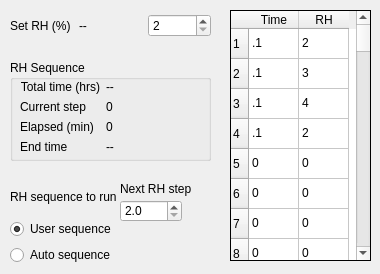
     <widget class="QWidget" name="rh_gen_tab">
      <attribute name="title">
       <string>RH ctrl</string>
      </attribute>
      <widget class="QWidget" name="gridLayoutWidget_7">
       <property name="geometry">
        <rect>
         <x>10</x>
         <y>10</y>
         <width>201</width>
         <height>31</height>
        </rect>
       </property>
       <layout class="QGridLayout" name="gridLayout_2">
        <item row="0" column="0">
         <widget class="QLabel" name="set_rh_label">
          <property name="text">
           <string>Set RH (%)</string>
          </property>
         </widget>
        </item>
        <item row="0" column="1">
         <widget class="QLabel" name="rh_display">
          <property name="toolTip">
           <string>&lt;html&gt;&lt;head/&gt;&lt;body&gt;&lt;p&gt;The actual humidity measured by the RH-200 humidity gnerator.&lt;/p&gt;&lt;/body&gt;&lt;/html&gt;</string>
          </property>
          <property name="text">
           <string>--    </string>
          </property>
         </widget>
        </item>
        <item row="0" column="2">
         <widget class="QSpinBox" name="set_rh">
          <property name="toolTip">
           <string>&lt;html&gt;&lt;head/&gt;&lt;body&gt;&lt;p&gt;Set the relative humidity using the RH-200 humidity generator. This is set automatically when a humidity sequence is running.&lt;/p&gt;&lt;/body&gt;&lt;/html&gt;</string>
          </property>
          <property name="minimum">
           <number>2</number>
          </property>
          <property name="singleStep">
           <number>1</number>
          </property>
          <property name="value">
           <number>2</number>
          </property>
         </widget>
        </item>
       </layout>
      </widget>
      <widget class="QGroupBox" name="rh_seq_groupbox">
       <property name="geometry">
        <rect>
         <x>10</x>
         <y>60</y>
         <width>201</width>
         <height>101</height>
        </rect>
       </property>
       <property name="title">
        <string>RH Sequence</string>
       </property>
       <widget class="QWidget" name="formLayoutWidget_3">
        <property name="geometry">
         <rect>
          <x>10</x>
          <y>20</y>
          <width>171</width>
          <height>105</height>
         </rect>
        </property>
        <layout class="QFormLayout" name="seq_indicator_grid">
         <item row="0" column="0">
          <widget class="QLabel" name="tot_seq_time_label">
           <property name="text">
            <string>Total time (hrs)</string>
           </property>
           <property name="alignment">
            <set>Qt::AlignRight|Qt::AlignTrailing|Qt::AlignVCenter</set>
           </property>
          </widget>
         </item>
         <item row="0" column="1">
          <widget class="QLabel" name="tot_rh_seq_time">
           <property name="toolTip">
            <string>Total length of RH sequence in hours.</string>
           </property>
           <property name="text">
            <string>--</string>
           </property>
          </widget>
         </item>
         <item row="1" column="0">
          <widget class="QLabel" name="current_step_label">
           <property name="text">
            <string>Current step</string>
           </property>
           <property name="alignment">
            <set>Qt::AlignRight|Qt::AlignTrailing|Qt::AlignVCenter</set>
           </property>
          </widget>
         </item>
         <item row="1" column="1">
          <widget class="QLabel" name="rh_seq_step">
           <property name="toolTip">
            <string>Current step number of the RH sequence.</string>
           </property>
           <property name="text">
            <string>0</string>
           </property>
          </widget>
         </item>
         <item row="2" column="0">
          <widget class="QLabel" name="elapsed_seq_time_label">
           <property name="text">
            <string>Elapsed (min)</string>
           </property>
          </widget>
         </item>
         <item row="2" column="1">
          <widget class="QLabel" name="elapsed_rh_seq_time">
           <property name="toolTip">
            <string>Elapsed time of the RH sequence.</string>
           </property>
           <property name="text">
            <string>0</string>
           </property>
          </widget>
         </item>
         <item row="3" column="0">
          <widget class="QLabel" name="seq_end_time_label">
           <property name="text">
            <string>End time</string>
           </property>
          </widget>
         </item>
         <item row="3" column="1">
          <widget class="QLabel" name="seq_end_time_display">
           <property name="toolTip">
            <string>Estimated time of completion for the RH sequence.</string>
           </property>
           <property name="text">
            <string>--</string>
           </property>
          </widget>
         </item>
        </layout>
       </widget>
      </widget>
      <widget class="QTableWidget" name="rh_table">
       <property name="geometry">
        <rect>
         <x>230</x>
         <y>10</y>
         <width>141</width>
         <height>251</height>
        </rect>
       </property>
       <property name="font">
        <font/>
       </property>
       <property name="toolTip">
        <string>&lt;html&gt;&lt;head/&gt;&lt;body&gt;&lt;p&gt;Sequence of relative humidity to set using the RH-200 relative humidity generator. Time is measured in minutes and relativehumidity (RH) is measured in percent (%). Sequences can be cleared, exported, imported, started, and stopped using the &amp;quot;Humidity&amp;quot; tab on the top menu bar. The sequence can be previewed by selecting the &amp;quot;Preview RH sequence&amp;quot; option in the &amp;quot;RH&amp;quot; tab on the top menu bar.&lt;/p&gt;&lt;/body&gt;&lt;/html&gt;</string>
       </property>
       <property name="frameShape">
        <enum>QFrame::Box</enum>
       </property>
       <property name="frameShadow">
        <enum>QFrame::Plain</enum>
       </property>
       <property name="alternatingRowColors">
        <bool>false</bool>
       </property>
       <property name="selectionMode">
        <enum>QAbstractItemView::ExtendedSelection</enum>
       </property>
       <property name="showGrid">
        <bool>true</bool>
       </property>
       <property name="gridStyle">
        <enum>Qt::SolidLine</enum>
       </property>
       <property name="wordWrap">
        <bool>false</bool>
       </property>
       <property name="cornerButtonEnabled">
        <bool>false</bool>
       </property>
       <attribute name="horizontalHeaderCascadingSectionResizes">
        <bool>false</bool>
       </attribute>
       <attribute name="horizontalHeaderDefaultSectionSize">
        <number>50</number>
       </attribute>
       <attribute name="verticalHeaderCascadingSectionResizes">
        <bool>false</bool>
       </attribute>
       <attribute name="verticalHeaderDefaultSectionSize">
        <number>20</number>
       </attribute>
       <attribute name="verticalHeaderMinimumSectionSize">
        <number>30</number>
       </attribute>
       <attribute name="verticalHeaderShowSortIndicator" stdset="0">
        <bool>false</bool>
       </attribute>
       <row>
        <property name="text">
         <string>1</string>
        </property>
       </row>
       <row>
        <property name="text">
         <string>2</string>
        </property>
       </row>
       <row>
        <property name="text">
         <string>3</string>
        </property>
       </row>
       <row>
        <property name="text">
         <string>4</string>
        </property>
       </row>
       <row>
        <property name="text">
         <string>5</string>
        </property>
       </row>
       <row>
        <property name="text">
         <string>6</string>
        </property>
       </row>
       <row>
        <property name="text">
         <string>7</string>
        </property>
       </row>
       <row>
        <property name="text">
         <string>8</string>
        </property>
       </row>
       <row>
        <property name="text">
         <string>9</string>
        </property>
       </row>
       <row>
        <property name="text">
         <string>10</string>
        </property>
       </row>
       <row>
        <property name="text">
         <string>11</string>
        </property>
       </row>
       <row>
        <property name="text">
         <string>12</string>
        </property>
       </row>
       <row>
        <property name="text">
         <string>13</string>
        </property>
       </row>
       <row>
        <property name="text">
         <string>14</string>
        </property>
       </row>
       <row>
        <property name="text">
         <string>15</string>
        </property>
       </row>
       <row>
        <property name="text">
         <string>16</string>
        </property>
       </row>
       <row>
        <property name="text">
         <string>17</string>
        </property>
       </row>
       <row>
        <property name="text">
         <string>18</string>
        </property>
       </row>
       <row>
        <property name="text">
         <string>19</string>
        </property>
       </row>
       <row>
        <property name="text">
         <string>20</string>
        </property>
       </row>
       <row>
        <property name="text">
         <string>21</string>
        </property>
       </row>
       <row>
        <property name="text">
         <string>22</string>
        </property>
       </row>
       <row>
        <property name="text">
         <string>23</string>
        </property>
       </row>
       <row>
        <property name="text">
         <string>24</string>
        </property>
       </row>
       <row>
        <property name="text">
         <string>25</string>
        </property>
       </row>
       <row>
        <property name="text">
         <string>26</string>
        </property>
       </row>
       <row>
        <property name="text">
         <string>27</string>
        </property>
       </row>
       <row>
        <property name="text">
         <string>28</string>
        </property>
       </row>
       <row>
        <property name="text">
         <string>29</string>
        </property>
       </row>
       <row>
        <property name="text">
         <string>30</string>
        </property>
       </row>
       <row>
        <property name="text">
         <string>31</string>
        </property>
       </row>
       <row>
        <property name="text">
         <string>32</string>
        </property>
       </row>
       <row>
        <property name="text">
         <string>33</string>
        </property>
       </row>
       <row>
        <property name="text">
         <string>34</string>
        </property>
       </row>
       <row>
        <property name="text">
         <string>35</string>
        </property>
       </row>
       <row>
        <property name="text">
         <string>36</string>
        </property>
       </row>
       <row>
        <property name="text">
         <string>37</string>
        </property>
       </row>
       <row>
        <property name="text">
         <string>38</string>
        </property>
       </row>
       <row>
        <property name="text">
         <string>39</string>
        </property>
       </row>
       <row>
        <property name="text">
         <string>40</string>
        </property>
       </row>
       <row>
        <property name="text">
         <string>41</string>
        </property>
       </row>
       <row>
        <property name="text">
         <string>42</string>
        </property>
       </row>
       <row>
        <property name="text">
         <string>43</string>
        </property>
       </row>
       <row>
        <property name="text">
         <string>44</string>
        </property>
       </row>
       <row>
        <property name="text">
         <string>45</string>
        </property>
       </row>
       <row>
        <property name="text">
         <string>46</string>
        </property>
       </row>
       <row>
        <property name="text">
         <string>47</string>
        </property>
       </row>
       <row>
        <property name="text">
         <string>48</string>
        </property>
       </row>
       <row>
        <property name="text">
         <string>49</string>
        </property>
       </row>
       <row>
        <property name="text">
         <string>50</string>
        </property>
       </row>
       <row>
        <property name="text">
         <string>51</string>
        </property>
       </row>
       <row>
        <property name="text">
         <string>52</string>
        </property>
       </row>
       <row>
        <property name="text">
         <string>53</string>
        </property>
       </row>
       <row>
        <property name="text">
         <string>54</string>
        </property>
       </row>
       <row>
        <property name="text">
         <string>55</string>
        </property>
       </row>
       <row>
        <property name="text">
         <string>56</string>
        </property>
       </row>
       <row>
        <property name="text">
         <string>57</string>
        </property>
       </row>
       <row>
        <property name="text">
         <string>58</string>
        </property>
       </row>
       <row>
        <property name="text">
         <string>59</string>
        </property>
       </row>
       <row>
        <property name="text">
         <string>60</string>
        </property>
       </row>
       <column>
        <property name="text">
         <string>Time</string>
        </property>
       </column>
       <column>
        <property name="text">
         <string>RH</string>
        </property>
       </column>
       <item row="0" column="0">
        <property name="text">
         <string>.1</string>
        </property>
       </item>
       <item row="0" column="1">
        <property name="text">
         <string>2</string>
        </property>
       </item>
       <item row="1" column="0">
        <property name="text">
         <string>.1</string>
        </property>
       </item>
       <item row="1" column="1">
        <property name="text">
         <string>3</string>
        </property>
       </item>
       <item row="2" column="0">
        <property name="text">
         <string>.1</string>
        </property>
       </item>
       <item row="2" column="1">
        <property name="text">
         <string>4</string>
        </property>
       </item>
       <item row="3" column="0">
        <property name="text">
         <string>.1</string>
        </property>
       </item>
       <item row="3" column="1">
        <property name="text">
         <string>2</string>
        </property>
       </item>
       <item row="4" column="0">
        <property name="text">
         <string>0</string>
        </property>
       </item>
       <item row="4" column="1">
        <property name="text">
         <string>0</string>
        </property>
       </item>
       <item row="5" column="0">
        <property name="text">
         <string>0</string>
        </property>
       </item>
       <item row="5" column="1">
        <property name="text">
         <string>0</string>
        </property>
       </item>
       <item row="6" column="0">
        <property name="text">
         <string>0</string>
        </property>
       </item>
       <item row="6" column="1">
        <property name="text">
         <string>0</string>
        </property>
       </item>
       <item row="7" column="0">
        <property name="text">
         <string>0</string>
        </property>
       </item>
       <item row="7" column="1">
        <property name="text">
         <string>0</string>
        </property>
       </item>
       <item row="8" column="0">
        <property name="text">
         <string>0</string>
        </property>
       </item>
       <item row="8" column="1">
        <property name="text">
         <string>0</string>
        </property>
       </item>
       <item row="9" column="0">
        <property name="text">
         <string>0</string>
        </property>
       </item>
       <item row="9" column="1">
        <property name="text">
         <string>0</string>
        </property>
       </item>
       <item row="10" column="0">
        <property name="text">
         <string>0</string>
        </property>
       </item>
       <item row="10" column="1">
        <property name="text">
         <string>0</string>
        </property>
       </item>
       <item row="11" column="0">
        <property name="text">
         <string>0</string>
        </property>
       </item>
       <item row="11" column="1">
        <property name="text">
         <string>0</string>
        </property>
       </item>
       <item row="12" column="0">
        <property name="text">
         <string>0</string>
        </property>
       </item>
       <item row="12" column="1">
        <property name="text">
         <string>0</string>
        </property>
       </item>
       <item row="13" column="0">
        <property name="text">
         <string>0</string>
        </property>
       </item>
       <item row="13" column="1">
        <property name="text">
         <string>0</string>
        </property>
       </item>
       <item row="14" column="0">
        <property name="text">
         <string>0</string>
        </property>
       </item>
       <item row="14" column="1">
        <property name="text">
         <string>0</string>
        </property>
       </item>
       <item row="15" column="0">
        <property name="text">
         <string>0</string>
        </property>
       </item>
       <item row="15" column="1">
        <property name="text">
         <string>0</string>
        </property>
       </item>
       <item row="16" column="0">
        <property name="text">
         <string>0</string>
        </property>
       </item>
       <item row="16" column="1">
        <property name="text">
         <string>0</string>
        </property>
       </item>
       <item row="17" column="0">
        <property name="text">
         <string>0</string>
        </property>
       </item>
       <item row="17" column="1">
        <property name="text">
         <string>0</string>
        </property>
       </item>
       <item row="18" column="0">
        <property name="text">
         <string>0</string>
        </property>
       </item>
       <item row="18" column="1">
        <property name="text">
         <string>0</string>
        </property>
       </item>
       <item row="19" column="0">
        <property name="text">
         <string>0</string>
        </property>
       </item>
       <item row="19" column="1">
        <property name="text">
         <string>0</string>
        </property>
       </item>
       <item row="20" column="0">
        <property name="text">
         <string>0</string>
        </property>
       </item>
       <item row="20" column="1">
        <property name="text">
         <string>0</string>
        </property>
       </item>
       <item row="21" column="0">
        <property name="text">
         <string>0</string>
        </property>
       </item>
       <item row="21" column="1">
        <property name="text">
         <string>0</string>
        </property>
       </item>
       <item row="22" column="0">
        <property name="text">
         <string>0</string>
        </property>
       </item>
       <item row="22" column="1">
        <property name="text">
         <string>0</string>
        </property>
       </item>
       <item row="23" column="0">
        <property name="text">
         <string>0</string>
        </property>
       </item>
       <item row="23" column="1">
        <property name="text">
         <string>0</string>
        </property>
       </item>
       <item row="24" column="0">
        <property name="text">
         <string>0</string>
        </property>
       </item>
       <item row="24" column="1">
        <property name="text">
         <string>0</string>
        </property>
       </item>
       <item row="25" column="0">
        <property name="text">
         <string>0</string>
        </property>
       </item>
       <item row="25" column="1">
        <property name="text">
         <string>0</string>
        </property>
       </item>
       <item row="26" column="0">
        <property name="text">
         <string>0</string>
        </property>
       </item>
       <item row="26" column="1">
        <property name="text">
         <string>0</string>
        </property>
       </item>
       <item row="27" column="0">
        <property name="text">
         <string>0</string>
        </property>
       </item>
       <item row="27" column="1">
        <property name="text">
         <string>0</string>
        </property>
       </item>
       <item row="28" column="0">
        <property name="text">
         <string>0</string>
        </property>
       </item>
       <item row="28" column="1">
        <property name="text">
         <string>0</string>
        </property>
       </item>
       <item row="29" column="0">
        <property name="text">
         <string>0</string>
        </property>
       </item>
       <item row="29" column="1">
        <property name="text">
         <string>0</string>
        </property>
       </item>
       <item row="30" column="0">
        <property name="text">
         <string>0</string>
        </property>
       </item>
       <item row="30" column="1">
        <property name="text">
         <string>0</string>
        </property>
       </item>
       <item row="31" column="0">
        <property name="text">
         <string>0</string>
        </property>
       </item>
       <item row="31" column="1">
        <property name="text">
         <string>0</string>
        </property>
       </item>
       <item row="32" column="0">
        <property name="text">
         <string>0</string>
        </property>
       </item>
       <item row="32" column="1">
        <property name="text">
         <string>0</string>
        </property>
       </item>
       <item row="33" column="0">
        <property name="text">
         <string>0</string>
        </property>
       </item>
       <item row="33" column="1">
        <property name="text">
         <string>0</string>
        </property>
       </item>
       <item row="34" column="0">
        <property name="text">
         <string>0</string>
        </property>
       </item>
       <item row="34" column="1">
        <property name="text">
         <string>0</string>
        </property>
       </item>
       <item row="35" column="0">
        <property name="text">
         <string>0</string>
        </property>
       </item>
       <item row="35" column="1">
        <property name="text">
         <string>0</string>
        </property>
       </item>
       <item row="36" column="0">
        <property name="text">
         <string>0</string>
        </property>
       </item>
       <item row="36" column="1">
        <property name="text">
         <string>0</string>
        </property>
       </item>
       <item row="37" column="0">
        <property name="text">
         <string>0</string>
        </property>
       </item>
       <item row="37" column="1">
        <property name="text">
         <string>0</string>
        </property>
       </item>
       <item row="38" column="0">
        <property name="text">
         <string>0</string>
        </property>
       </item>
       <item row="38" column="1">
        <property name="text">
         <string>0</string>
        </property>
       </item>
       <item row="39" column="0">
        <property name="text">
         <string>0</string>
        </property>
       </item>
       <item row="39" column="1">
        <property name="text">
         <string>0</string>
        </property>
       </item>
       <item row="40" column="0">
        <property name="text">
         <string>0</string>
        </property>
       </item>
       <item row="40" column="1">
        <property name="text">
         <string>0</string>
        </property>
       </item>
       <item row="41" column="0">
        <property name="text">
         <string>0</string>
        </property>
       </item>
       <item row="41" column="1">
        <property name="text">
         <string>0</string>
        </property>
       </item>
       <item row="42" column="0">
        <property name="text">
         <string>0</string>
        </property>
       </item>
       <item row="42" column="1">
        <property name="text">
         <string>0</string>
        </property>
       </item>
       <item row="43" column="0">
        <property name="text">
         <string>0</string>
        </property>
       </item>
       <item row="43" column="1">
        <property name="text">
         <string>0</string>
        </property>
       </item>
       <item row="44" column="0">
        <property name="text">
         <string>0</string>
        </property>
       </item>
       <item row="44" column="1">
        <property name="text">
         <string>0</string>
        </property>
       </item>
       <item row="45" column="0">
        <property name="text">
         <string>0</string>
        </property>
       </item>
       <item row="45" column="1">
        <property name="text">
         <string>0</string>
        </property>
       </item>
       <item row="46" column="0">
        <property name="text">
         <string>0</string>
        </property>
       </item>
       <item row="46" column="1">
        <property name="text">
         <string>0</string>
        </property>
       </item>
       <item row="47" column="0">
        <property name="text">
         <string>0</string>
        </property>
       </item>
       <item row="47" column="1">
        <property name="text">
         <string>0</string>
        </property>
       </item>
       <item row="48" column="0">
        <property name="text">
         <string>0</string>
        </property>
       </item>
       <item row="48" column="1">
        <property name="text">
         <string>0</string>
        </property>
       </item>
       <item row="49" column="0">
        <property name="text">
         <string>0</string>
        </property>
       </item>
       <item row="49" column="1">
        <property name="text">
         <string>0</string>
        </property>
       </item>
       <item row="50" column="0">
        <property name="text">
         <string>0</string>
        </property>
       </item>
       <item row="50" column="1">
        <property name="text">
         <string>0</string>
        </property>
       </item>
       <item row="51" column="0">
        <property name="text">
         <string>0</string>
        </property>
       </item>
       <item row="51" column="1">
        <property name="text">
         <string>0</string>
        </property>
       </item>
       <item row="52" column="0">
        <property name="text">
         <string>0</string>
        </property>
       </item>
       <item row="52" column="1">
        <property name="text">
         <string>0</string>
        </property>
       </item>
       <item row="53" column="0">
        <property name="text">
         <string>0</string>
        </property>
       </item>
       <item row="53" column="1">
        <property name="text">
         <string>0</string>
        </property>
       </item>
       <item row="54" column="0">
        <property name="text">
         <string>0</string>
        </property>
       </item>
       <item row="54" column="1">
        <property name="text">
         <string>0</string>
        </property>
       </item>
       <item row="55" column="0">
        <property name="text">
         <string>0</string>
        </property>
       </item>
       <item row="55" column="1">
        <property name="text">
         <string>0</string>
        </property>
       </item>
       <item row="56" column="0">
        <property name="text">
         <string>0</string>
        </property>
       </item>
       <item row="56" column="1">
        <property name="text">
         <string>0</string>
        </property>
       </item>
       <item row="57" column="0">
        <property name="text">
         <string>0</string>
        </property>
       </item>
       <item row="57" column="1">
        <property name="text">
         <string>0</string>
        </property>
       </item>
       <item row="58" column="0">
        <property name="text">
         <string>0</string>
        </property>
       </item>
       <item row="58" column="1">
        <property name="text">
         <string>0</string>
        </property>
       </item>
       <item row="59" column="0">
        <property name="text">
         <string>0</string>
        </property>
       </item>
       <item row="59" column="1">
        <property name="text">
         <string>0</string>
        </property>
       </item>
      </widget>
      <widget class="QWidget" name="verticalLayoutWidget_2">
       <property name="geometry">
        <rect>
         <x>10</x>
         <y>180</y>
         <width>141</width>
         <height>85</height>
        </rect>
       </property>
       <layout class="QVBoxLayout" name="auto_mode_layout">
        <item>
         <widget class="QLabel" name="auto_seq_label">
          <property name="text">
           <string>RH sequence to run</string>
          </property>
          <property name="alignment">
           <set>Qt::AlignJustify|Qt::AlignVCenter</set>
          </property>
         </widget>
        </item>
        <item>
         <widget class="QRadioButton" name="user_seq_mode">
          <property name="text">
           <string>User sequence</string>
          </property>
          <property name="checked">
           <bool>true</bool>
          </property>
         </widget>
        </item>
        <item>
         <widget class="QRadioButton" name="auto_seq_mode">
          <property name="enabled">
           <bool>true</bool>
          </property>
          <property name="text">
           <string>Auto sequence</string>
          </property>
         </widget>
        </item>
       </layout>
      </widget>
      <widget class="QDoubleSpinBox" name="rh_to_add">
       <property name="geometry">
        <rect>
         <x>120</x>
         <y>200</y>
         <width>62</width>
         <height>22</height>
        </rect>
       </property>
       <property name="decimals">
        <number>1</number>
       </property>
       <property name="minimum">
        <double>2.000000000000000</double>
       </property>
       <property name="maximum">
        <double>96.000000000000000</double>
       </property>
      </widget>
      <widget class="QLabel" name="next_rh_step_label">
       <property name="geometry">
        <rect>
         <x>120</x>
         <y>180</y>
         <width>71</width>
         <height>17</height>
        </rect>
       </property>
       <property name="text">
        <string>Next RH step</string>
       </property>
       <property name="alignment">
        <set>Qt::AlignJustify|Qt::AlignVCenter</set>
       </property>
      </widget>
     </widget>
